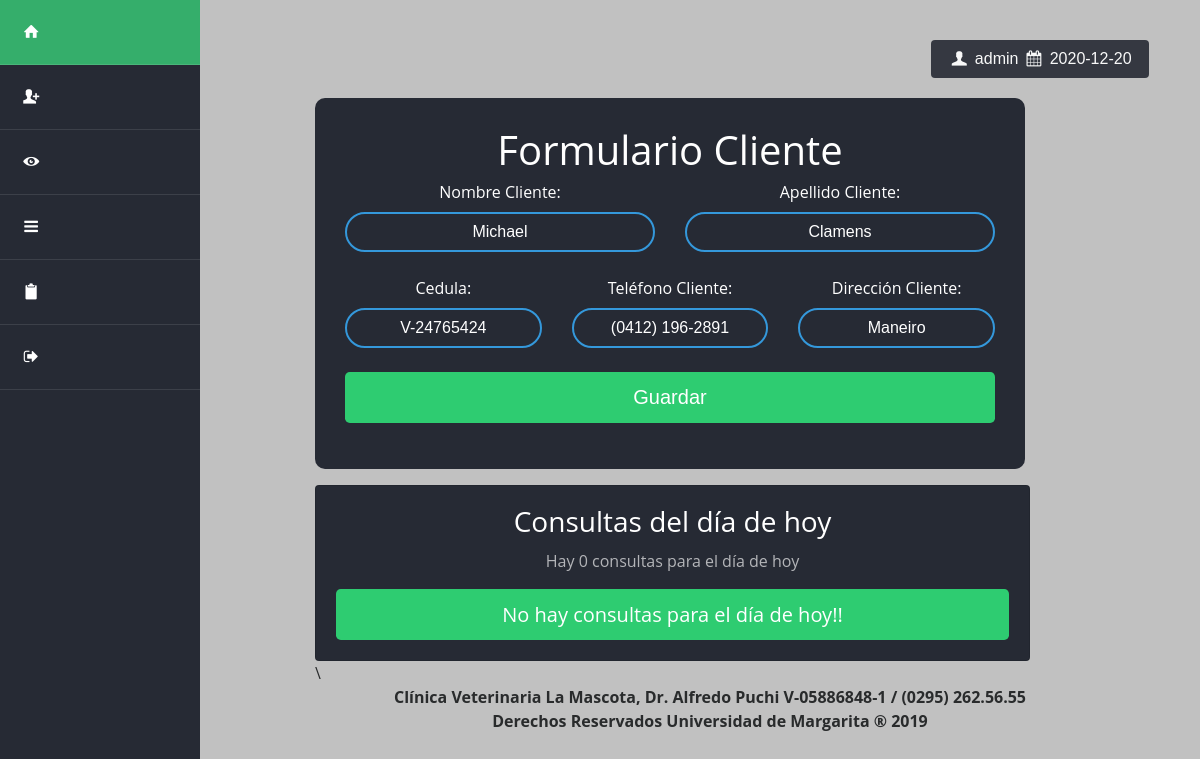
Screenshot of /editar_cliente.php?ci=V-24765424 (signed in) with the database file from the repository.
### tables this page shows
CREATE TABLE `cliente` (
  `NOMBRE` varchar(50) NOT NULL,
  `APELLIDO` varchar(50) NOT NULL,
  `CEDULA` varchar(20) NOT NULL,
  `TELEFONO` varchar(50) NOT NULL,
  `DIRECCION` varchar(200) NOT NULL
);

### editar_cliente.php (called while the page is built, shortened)
<?php session_start();
require('admin/config.php');
$conexion = conexion($bd_config);
if ($_SERVER['REQUEST_METHOD'] == 'POST'){
		$cedula = limpiarDatos($_POST['cedula']);
		$telefono = limpiarDatos($_POST['telefono']);
		$direccion = limpiarDatos(ucwords($_POST['direccion']));
		$cedula_nueva = limpiarDatos($_POST['cedula_nueva']);
		$nombre = limpiarDatos(ucwords($_POST['nombre']));
		$apellido = limpiarDatos(ucwords($_POST['apellido']));
		$statement_verifica_cedula = $conexion->prepare('SELECT * FROM cliente WHERE CEDULA = :cedula');
 		$statement_verifica_cedula->execute(array(':cedula'=>$cedula_nueva));
 		$resultado_verifica_cedula = $statement_verifica_cedula->fetchAll();
 		if (empty($resultado_verifica_cedula) or ($cedula == $cedula_nueva)) {
		$statement = $conexion->prepare("UPDATE cliente SET NOMBRE = :nombre, APELLIDO = :apellido, TELEFONO = :telefono, DIRECCION = :direccion, CEDULA = :ci WHERE CEDULA = :cedula");
		$statement->execute(array(
			':nombre' => $nombre,
			':apellido' => $apellido,
			':telefono' => $telefono,
			':direccion' => $direccion,
			':cedula' => $cedula,
			':ci' => $cedula_nueva
			));
		header('Location: mostrar_clientes_dataTable.php?clienteModificado');
	}else{
		header('Location: mostrar_clientes_dataTable.php?clienteError');
	}
	}else{
		$cedula = $_GET['ci'];
		$statement = $conexion->prepare("SELECT * FROM cliente WHERE CEDULA = :ci");
		$statement->execute(array(':ci'=>$cedula));
		$resultado = $statement->fetchAll();
	}
require('views/editar_cliente.view.php');
 ?>

### views/editar_cliente.view.php (the view, shortened to what this page needs)
<?php
$diaActual=date("d");
$mesActual=date("m");
$anioActual=date("Y");
$fechaActual = $anioActual .'-'. $mesActual .'-'. $diaActual;
$conexion = conexion($bd_config);
$statement = $conexion->prepare('SELECT * FROM consulta WHERE PROXIMA_CITA = :fecha_actual');
$statement->execute(array(':fecha_actual' => $fechaActual));
$resultados = $statement->fetchAll();
$total= count($resultados);
 ?>
<!DOCTYPE html>
<html lang="en">
<head>
	<link rel="stylesheet" type="text/css" href="css/bootstrap.min.css">
	<link rel="stylesheet" type="text/css" href="css/estilos.css">
	<link rel="stylesheet" type="text/css" href="css/fontello.css">
	<link rel="stylesheet" type="text/css" href="css/estilos_pruebaFomularioCliente.css">
</head>
<body>
	<div class="container-fluid">
		<div class="row">
			<?php require'views/HeadTipo1.php'; ?>
			<div class="col-md-1"></div>
			<main class="main col-md-8">
			<button class="wrapper btn" ><span><i class="icon-user"></i></span><?php echo " " .$_SESSION['usuario'] ."  "?><span><i class="icon-calendar"></i></span><?php echo " " .$fechaActual?></button>
				<div id="ui">
					<h1 class="text-center">Formulario Cliente</h1>
					<?php foreach ($resultado as $fila): ?>
					<form action="<?php echo htmlspecialchars($_SERVER['PHP_SELF']); ?>" method="POST" id="form_registro" class="form-group text-center">
						<div class="row">
							<div class="col-md-6">
								<label for="nombre">Nombre Cliente:</label>
								<input type="text" name="nombre" id="nombre" class="required form-control" title="Campo Obligatorio" placeholder="<?php echo $fila['NOMBRE'] ?>" value="<?php echo $fila['NOMBRE'] ?>">
							</div>
							<div class="col-md-6">
								<label for="apellido">Apellido Cliente:</label>
								<input type="text" name="apellido" id="apellido" class="required form-control" title="Campo Obligatorio" placeholder="<?php echo $fila['APELLIDO']  ?>" value="<?php echo $fila['APELLIDO']  ?>">
							</div>
						</div>
						<br>
						<div class="row">
							<div class="col-md-4">
								<label for="cedula_nueva">Cedula:</label>
								<input type="text" name="cedula_nueva" id="cedula_nueva" class="required form-control" title="Campo Obligatorio" placeholder="<?php echo $fila['CEDULA']?>" value="<?php echo $fila['CEDULA'] ?>">
							</div>
							<div class="col-md-4">
								<label for="telefono">Teléfono Cliente:</label>
								<input type="text" name="telefono" id="telefono" class="required form-control" title="Campo Obligatorio" placeholder="<?php echo $fila['TELEFONO'] ?>" value="<?php echo $fila['TELEFONO'] ?>">
							</div>
							<div class="col-md-4">
								<label for="direccion">Dirección Cliente:</label>
								<input type="text" name="direccion" id="direccion" class="required form-control" title="Campo Obligatorio" placeholder="<?php echo $fila['DIRECCION']  ?>" value="<?php echo $fila['DIRECCION']  ?>">
							</div>
						<?php endforeach ?>
						</div>
						<br>
						<div class="row">
							<div class="col">
								<input type="submit" name="guardar" id="guardar" class="pruebaBoton btn btn-block btn-lg" value="Guardar">
							</div>
						</div>
					</form>
				</div>
				<div id="secundario" class="row">
					<div class="col mt-3">
						<div class="prueba card card-inverse">
								<div class="card-block text-center">
								<h3 class="card-title"><bold>Consultas del día de hoy</bold></h3>
								<p class="card-text">Hay <?php echo $total; ?> consultas para el día de hoy</p>
								<?php
									if ($total != 0) {
								?>
									<button  id="<?php echo $fechaActual; ?>" class="view_data pruebaBoton btn btn-block btn-lg">Ver consultas del día</button>
								<?php
									}else{
									?>
									<a href="#"  class="pruebaBoton btn btn-block btn-lg">No hay consultas para el día de hoy!!</a>
								<?php
									}
								?>
								</div>
							</div>
					</div>
				</div>\<br>
				<p style="text-align:center; margin-left: 20px;"><b>Clínica Veterinaria La Mascota, Dr. Alfredo Puchi V-05886848-1 / (0295) 262.56.55 <br> Derechos Reservados Universidad de Margarita &reg; 2019</b></p>
			</main>
		</div>
	</div>
</body>
</html>

### css/estilos.css (style rules this page uses)
body { background: #C1C1C1; font-size: 16px; font-family: 'Open Sans', sans-serif; }
.main { padding-top: 40px; }

### css/estilos_pruebaFomularioCliente.css (style rules this page uses)
body { background: #C1C1C1; background-size: cover; background-position: center center; background-attachment: fixed; }
#ui { background-color: #262a34; opacity: 1; padding: 30px; margin-top: 50px; border-radius: 10px; }
.wrapper { background-color: #262a34 !important; }
#ui input[type = "text"] { border: 0; background: none; text-align: center; border: 2px solid #3498db; outline: none; color: white; border-radius: 24px; transition: 0.25s; }
#ui label,h1 { color: #fff; }

### views/editar_cliente.view.php (style rules this page uses)
#ui { color: black; margin-right: 60px; margin-top: 20px; }
.wrapper { margin: 1em; margin-bottom: 0; margin-top: 0; margin-left: 80%; opacity: 0.9; background-color: #262a34; cursor: pointer; color: white; }
.prueba { background-color: #262a34; color: white; }
.pruebaBoton { background-color: #2ecc71; color: white; cursor: pointer; }
#secundario { margin-right: 40px; }
button { cursor: pointer; }

### rows the page displays
cliente: nombre "Michael", apellido "Clamens", cedula_nueva "V-24765424", telefono "(0412) 196-2891", direccion "Maneiro"

### other values shown
$_SESSION['usuario'] "admin"
$total "0"
